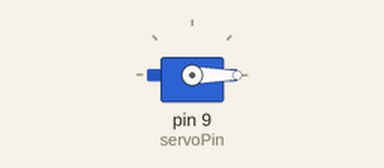
Simulated run of this sketch. Board: Arduino Uno, built with avr-gcc and run on an emulated ATmega328P. On the bench: servo. What the sketch prints to the serial monitor is not drawn.

Above: at 0.05 s.
At 0.25 s:
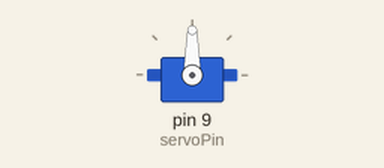
At 0.5 s:
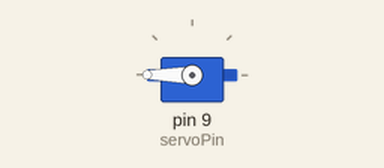
Timing chart, 0 to 3.0 s (numbered marks = the images above):
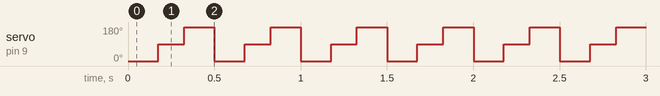

The sketch:

SugerDeliverySystem.ino
```cpp
///////////////////////////////////////////////
////////////// SMART BARISTA //////////////////
////////// SUGAR DELIVERY SYSTEM //////////////
///////////////////////////////////////////////

#include <Servo.h>

const byte servoPin = 9;      // pin used to command the servo motor
Servo servo;

void gateClose() {          //gate system closed
  servo.write(180);
  delay(175);
  servo.write(90);
}

/**
   release a ration of food
*/
void gateOpen() {
  servo.write(0);
  delay(175);
  servo.write(90);
}

void setup() {
  Serial.begin(9600);
  servo.attach(servoPin);
  Serial.println("Sugar System Ready");
}

void loop() {
  Serial.println("Waiting...");
  // Insert waiting command from server
  gateOpen();
  delay(150);
  gateClose();
}
```

Measured:
- by itself, servo on pin 9 (servoPin): repeats every 0.50 s: 180° 0.18 s, 0° 0.18 s, 90° 0.15 s
